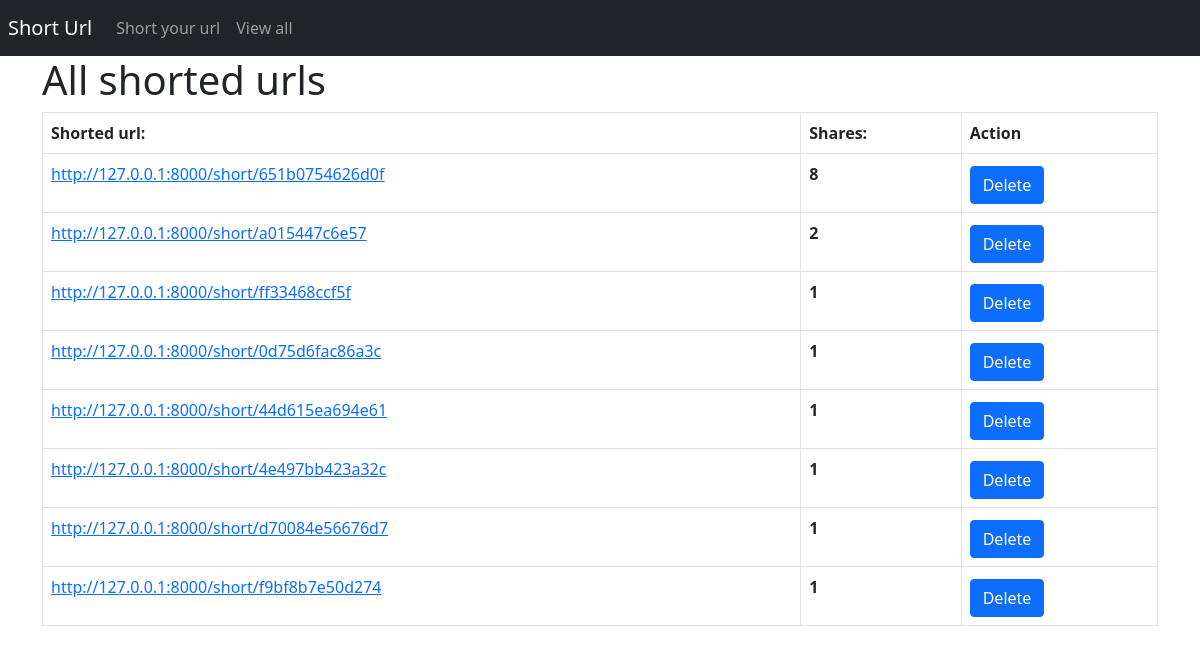
The page /urls/ on the database its author committed.
### shorturlapp/models.py (models this page shows, shortened)
class ShortUrl(models.Model):
    id = models.AutoField(primary_key=True)
    created_at = models.DateTimeField(auto_now_add=True)
    original_url = models.URLField()
    shorted_url = models.URLField(unique=True, blank=True)
    shares = models.PositiveIntegerField(default=0)
    url_context = models.CharField(max_length=20, default='0', blank=True)  # храним ссылку, что получили из хэша
    class Meta:
        app_label = 'shorturlapp'
        ordering = ["-shares"]

### shorturlapp/views.py (the view)
# urls.py: path('urls/', views.show_all_shorted_urls),
def show_all_shorted_urls(request):
    if request.method == 'POST':
        delete(request, request.POST.get('id'))
    shorted_urls = ShortUrl.objects.all()
    views = []
    for url in shorted_urls:
        view = {
            'shorted_url': url.shorted_url,
            'shares': url.shares,
            'id': url.id
        }
        views.append(view)
    context = {'urls': views}
    return render(request, 'webapp/urls.html', context)

### shorturlapp/templates/webapp/urls.html (shortened to what this page needs)
<!DOCTYPE html>
<html lang="en">
<head>
    <link href="https://cdn.jsdelivr.net/npm/bootstrap@5.0.2/dist/css/bootstrap.min.css" rel="stylesheet"
>
</head>
<body>
<nav class="px-2 navbar navbar-expand-md navbar-dark bg-dark">
    <a class="navbar-brand" href="#">Short Url</a>
    <div class="collapse navbar-collapse" id="navbarsExampleDefault">
        <ul class="navbar-nav mr-auto">
            <li class="nav-item active">
                <a class="nav-link" href="/">Short your url</a>
            </li>
            <li class="nav-item">
                <a class="nav-link" href="/urls">View all</a>
            </li>
        </ul>
    </div>
</nav>
<div class="container">
    <h1> All shorted urls </h1>
    <div class="row">
        <div>
            <table class="table table-bordered">
                <thead>
                <tr>
                    <th scope="col">
                        Shorted url:
                    </th>
                    <th scope="col">
                        Shares:
                    </th>
                    <th>Action</th>
                </tr>
                </thead>
                <tbody>
                {% for url in urls %}
                    <tr>
                        <td>
                            <a href="{{ url.shorted_url }}" target="_blank">{{ url.shorted_url }}</a>
                        </td>
                        <td>
                            <b> {{ url.shares }} </b>
                        </td>
                        <td>
                            <form method="post" action=""
                                  onsubmit="return confirm('Are you sure you want to delete this url?');">
                                <button class="btn btn-primary mt-1" type="submit">Delete</button>
                            </form>
                        </td>
                    </tr>
                {% endfor %}
                </tbody>
            </table>
        </div>
    </div>
</div>
</body>
</html>

### rows shown on the page
ShortUrl: shorted_url "http://127.0.0.1:8000/short/651b0754626d0f"
ShortUrl: shorted_url "http://127.0.0.1:8000/short/a015447c6e57"
ShortUrl: shorted_url "http://127.0.0.1:8000/short/ff33468ccf5f"
ShortUrl: shorted_url "http://127.0.0.1:8000/short/0d75d6fac86a3c"
ShortUrl: shorted_url "http://127.0.0.1:8000/short/44d615ea694e61"
ShortUrl: shorted_url "http://127.0.0.1:8000/short/4e497bb423a32c"
ShortUrl: shorted_url "http://127.0.0.1:8000/short/d70084e56676d7"
ShortUrl: shorted_url "http://127.0.0.1:8000/short/f9bf8b7e50d274"

### other values the page prints
{{ url.shares }} "8" "2" "1" "1" "1" "1" "1" "1"
